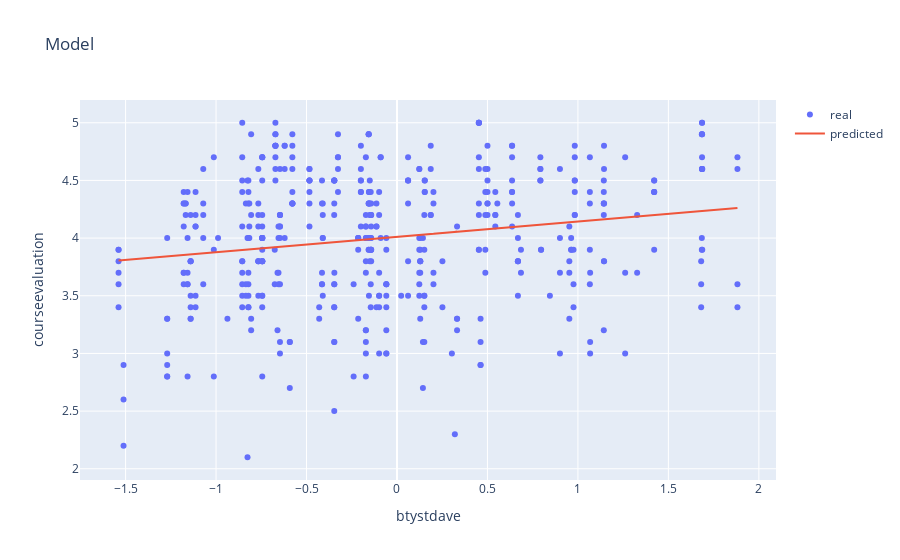

The notebook cell this image was saved under:
### Code cell
# display model
fig1 = go.Figure()

fig1.add_trace(go.Scatter(x=beauty, y=evaluation, mode='markers', name='real'))
fig1.add_trace(go.Scatter(x=beauty, y=predicted, mode='lines', name='predicted'))


fig1.update_layout(
    title="Model ",
    xaxis_title="beauty",
    yaxis_title="evaluation")

fig1.show()

### Figure 1 — Plotly figure (JSON) as saved in the notebook; plotly's stock layout.template omitted (floating-point values rounded to 4 significant figures; data arrays with more than 128 entries replaced by an {"elided": "..."} marker saying what was removed)
{"data": [{"mode": "markers", "name": "real", "type": "scatter", "x": {"elided": "463 float values"}, "y": {"elided": "463 float values"}}, {"mode": "lines", "name": "predicted", "type": "scatter", "x": {"elided": "463 float values"}, "y": {"elided": "463 float values"}}], "layout": {"title": {"text": "Model "}, "xaxis": {"title": {"text": "btystdave"}}, "yaxis": {"title": {"text": "courseevaluation"}}}}
